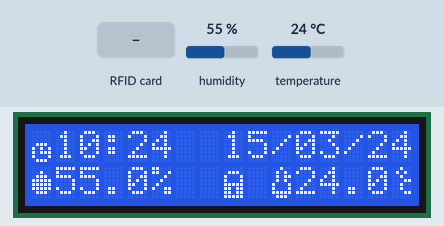
Recording of a sketch running on a simulated Arduino Uno, built with avr-gcc and run on an emulated ATmega328P. Shown: 16×2 character LCD. The test bench sets the inputs (shaded band); at power-on: humidity 55 %, temperature 24 °C. The local clock reads 2024-03-15 10:24:30 at power-on unless the sketch sets it; what the sketch prints to the serial monitor is not drawn.

Above: at 1.4 s.
1.5 s: RFID card A3 13 C4 A6 held to the reader
At 2.3 s:
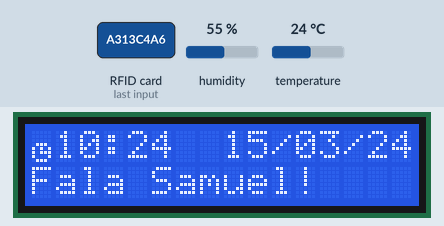
3.0 s: RFID card 8F 93 1E 29 held to the reader
At 5.0 s:
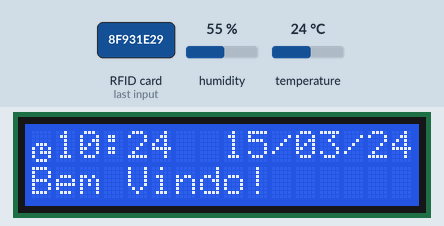
6.1 s: RFID card 5E 7A 19 C4 held to the reader
At 8.8 s:
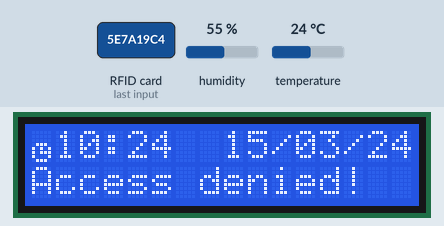
9.1 s: humidity set to 22 %
At 21.9 s:
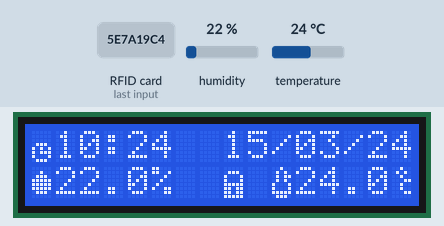
Timing chart, 0 to 23.4 s (numbered marks = the images above; inputs shaded):
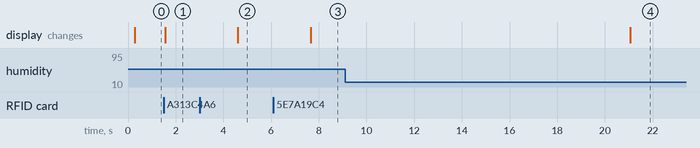

The sketch:

Esbo_o-CortaCorrente.ino
```cpp
/*
 *
 * All the resources for this project: https://randomnerdtutorials.com/
 * Modified by Rui Santos
 *
 * Created by FILIPEFLOP
 *
 */
#include <SPI.h>
#include <MFRC522.h>
#include <SPI.h>
#include <ThreeWire.h>
#include <RtcDS1302.h>
#include <Wire.h>
#include <LiquidCrystal_I2C.h>
#include "dht.h" //INCLUSÃO DE BIBLIOTECA

const int pinoDHT11 = A2; //PINO ANALÓGICO UTILIZADO PELO DHT11

dht DHT; //VARIÁVEL DO TIPO DHT

//Inicializa o display no endereco 0x27
LiquidCrystal_I2C lcd(0x27,16,2);

#define SS_PIN 10
#define RST_PIN 9
MFRC522 mfrc522(SS_PIN, RST_PIN);   // Create MFRC522 instance.


ThreeWire myWire(6,7,5); // IO, SCLK, CE
RtcDS1302<ThreeWire> Rtc(myWire);
RtcDateTime now;
RtcDateTime backLightBegin;

byte smile[8] = {0b00000,0b00000,0b01010,0b00000,0b10001,0b01110,0b00000,0b00000};
byte seta[8] = {0b00000,0b00000,0b00100,0b00100,0b10101,0b01110,0b00100,0b00000};
byte coracao[8] = {0b00000,0b00000,0b01010,0b10101,0b10001,0b01010,0b00100,0b00000};
byte umid[8] = {0b00000,0b00100,0b01110,0b11111,0b11111,0b11111,0b01110,0b00000};
byte temp[8] = {0b00100,0b01010,0b01011,0b01010,0b10001,0b10001,0b11111,0b01110};
byte clock[8] = {0b00000,0b00000,0b00000,0b01110,0b10101,0b10111,0b10001,0b01110};
byte bateria[8] = {0b11111,0b11011,0b10001,0b11011,0b11111,0b11111,0b10001,0b11111};
byte celsius[8] = {0b00100,0b01010,0b00100,0b00011,0b00100,0b00100,0b00011,0b00000};
//byte lock[8] = {0b01110,0b10001,0b10001,0b11111,0b11011,0b11011,0b11111,0b00000};
byte lock[8] = {0b00000,0b01110,0b10001,0b10001,0b11111,0b11011,0b11011,0b11111};
byte unlock[8] = {0b00000,0b01110,0b10001,0b10000,0b11111,0b11011,0b11011,0b11111};
void setup()
{
  Serial.begin(9600);   // Initiate a serial communication
  SPI.begin();      // Initiate  SPI bus
  mfrc522.PCD_Init();   // Initiate MFRC522
  Serial.println("Approximate your card to the reader...");
  Serial.println();
  lcd.init();
  pinMode(A0, INPUT);
  pinMode(A1, INPUT);


    lcd.setBacklight(HIGH);
    lcd.createChar(1,lock); // creating the first character
    lcd.createChar(2,bateria);
    lcd.createChar(3,coracao); // creating the third character
    lcd.createChar(4,smile);
    lcd.createChar(5,umid);
    lcd.createChar(6,temp);
    lcd.createChar(7,clock);
    lcd.createChar(8,celsius);
    Serial.print("compiled: ");
    Serial.print(__DATE__);
    Serial.println(__TIME__);

    Rtc.Begin();

    RtcDateTime compiled = RtcDateTime(__DATE__, __TIME__);
    printDateTime(compiled);
    Serial.println();

    if (Rtc.GetIsWriteProtected())
    {
        Serial.println("RTC was write protected, enabling writing now");
        Rtc.SetIsWriteProtected(false);
    }

    if (!Rtc.GetIsRunning())
    {
        Serial.println("RTC was not actively running, starting now");
        Rtc.SetIsRunning(true);
    }

    RtcDateTime now = Rtc.GetDateTime();
    if (now < compiled)
    {
        Serial.println("RTC is older than compile time!  (Updating DateTime)");
        Rtc.SetDateTime(compiled);
    }
    else if (now > compiled)
    {
        Serial.println("RTC is newer than compile time. (this is expected)");
    }
    else if (now == compiled)
    {
        Serial.println("RTC is the same as compile time! (not expected but all is fine)");
    }
    now = Rtc.GetDateTime();
    backLightBegin = now;
}

void loop()
{
  if(now+20 < Rtc.GetDateTime()){
    now = Rtc.GetDateTime();
    printDateTime(now);
    Serial.println();
    //lcd.clear();
    lcd.setCursor(0,0);
    lcd.write((byte)7);
    lcd.print(ConvertToDateTime(now));
    lcd.setCursor(0,1);
    //lcd.print("                 ");
    DHT.read11(pinoDHT11); //LÊ AS INFORMAÇÕES DO SENSOR
    Serial.print("Umidade: "); //IMPRIME O TEXTO NA SERIAL
    Serial.print(DHT.humidity); //IMPRIME NA SERIAL O VALOR DE UMIDADE MEDIDO
    Serial.print("%"); //ESCREVE O TEXTO EM SEGUIDA
    Serial.print(" / Temperatura: "); //IMPRIME O TEXTO NA SERIAL
    Serial.print(DHT.temperature, 0); //IMPRIME NA SERIAL O VALOR DE UMIDADE MEDIDO E REMOVE A PARTE DECIMAL
    Serial.println("*C"); //IMPRIME O TEXTO NA SERIAL
    lcd.setCursor(0,1);
    lcd.write((byte)5);
    lcd.print(DHT.humidity, 1); //IMPRIME NO DISPLAY O VALOR DE UMIDADE MEDIDO
    lcd.print("%"); //ESCREVE O TEXTO EM SEGUIDA
    lcd.print("  ");
    lcd.write((byte)1);
    lcd.print(" ");
    lcd.write((byte)6);
    lcd.print(DHT.temperature, 1); //IMPRIME NO DISPLAY O VALOR DE UMIDADE MEDIDO E REMOVE A PARTE DECIMAL
    lcd.write((byte)8);
  }
  if(now > backLightBegin + 30){
    //lcd.setBacklight(LOW);
  }


    //delay(10000); // ten seconds
  // Look for new cards
  if ( ! mfrc522.PICC_IsNewCardPresent())
  {
    return;
  }
  // Select one of the cards
  if ( ! mfrc522.PICC_ReadCardSerial())
  {
    return;
  }
  //Show UID on serial monitor
  Serial.print("UID tag :");
  String content= "";
  byte letter;
  for (byte i = 0; i < mfrc522.uid.size; i++)
  {
     Serial.print(mfrc522.uid.uidByte[i] < 0x10 ? " 0" : " ");
     Serial.print(mfrc522.uid.uidByte[i], HEX);
     content.concat(String(mfrc522.uid.uidByte[i] < 0x10 ? " 0" : " "));
     content.concat(String(mfrc522.uid.uidByte[i], HEX));
  }
  Serial.println();
  Serial.print("Message : ");
  content.toUpperCase();
  if (content.substring(1) == "A3 13 C4 A6") //change here the UID of the card/cards that you want to give access
  {
    Serial.println("Bem vindo!");
    Serial.println();
    //lcd.clear();
    lcd.setBacklight(HIGH);
    backLightBegin = now;
    //lcd.setCursor(0,0);
    //lcd.print(content.substring(1));
    lcd.setCursor(0,1);
    lcd.print("                 ");
    lcd.setCursor(0,1);
    lcd.print("Fala Samuel!");
    lcd.createChar(1,unlock);
    delay(3000);
  }
  else if (content.substring(1) == "8F 93 1E 29") //change here the UID of the card/cards that you want to give access
  {
    Serial.println("Bem vindo!");
    Serial.println();
    lcd.setBacklight(HIGH);
    backLightBegin = now;
    //lcd.clear();
    //lcd.setCursor(0,0);
    //lcd.print(content.substring(1));
    lcd.setCursor(0,1);
    lcd.print("                 ");
    lcd.setCursor(0,1);
    lcd.print("Bem Vindo!");
    lcd.createChar(1,unlock);
    delay(3000);
  }

 else   {
    Serial.println("Access denied");
    //lcd.clear();
    lcd.setBacklight(HIGH);
    backLightBegin = now;
    //lcd.setCursor(0,0);
    //lcd.print(content.substring(1));
    lcd.setCursor(0,1);
    lcd.print("                 ");
    lcd.setCursor(0,1);
    lcd.print("Access denied!");
    lcd.createChar(1,lock);
    delay(3000);
  }
}

#define countof(a) (sizeof(a) / sizeof(a[0]))

void printDateTime(const RtcDateTime& dt)
{
    char datestring[20];

    snprintf_P(datestring,
            countof(datestring),
            PSTR("%02u/%02u/%04u %02u:%02u:%02u"),
            dt.Month(),
            dt.Day(),
            dt.Year(),
            dt.Hour(),
            dt.Minute(),
            dt.Second() );
    Serial.print(datestring);
}
String ConvertToDateTime(const RtcDateTime& dt)
{
    char datestring[20];
    unsigned int ano = dt.Year() - 2000;
    snprintf_P(datestring,
            countof(datestring),
            PSTR("%02u:%02u  %02u/%02u/%02u"),
            dt.Hour(),
            dt.Minute(),
            dt.Day(),
            dt.Month(),
            ano);
    return datestring;
}
```

Measured:
- after the input at 1.5 s, the display: changes after 0.06 s (image 1)
- after the input at 3.0 s, the display: changes after 1.6 s (image 2)
- after the input at 6.1 s, the display: changes after 1.6 s (image 3)
